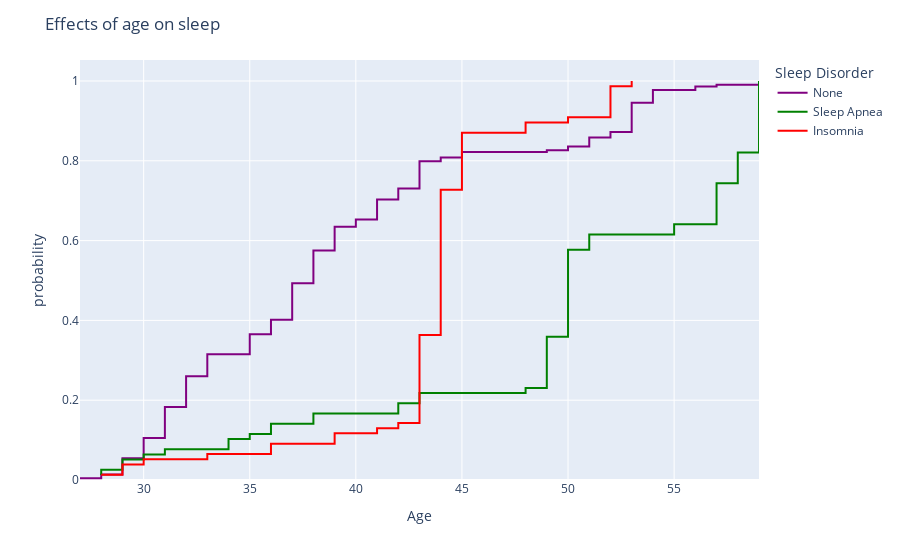

Source (notebook cell):
### Code cell
fig = px.ecdf(df, x='Age',
                color='Sleep Disorder',
                color_discrete_sequence=['purple', 'green', 'red'], hover_data=df.columns)

fig.update_layout(title='Effects of age on sleep')
fig.show()

### Figure 1 — Plotly figure (JSON) as saved in the notebook; plotly's stock layout.template omitted (floating-point values rounded to 4 significant figures; data arrays with more than 128 entries replaced by an {"elided": "..."} marker saying what was removed)
{"data": [{"customdata": {"elided": "219x12 mixed values"}, "hovertemplate": "Sleep Disorder=%{customdata[11]}<br>Age=%{x}<br>probability=%{y}<br>Person ID=%{customdata[0]}<br>Gender=%{customdata[1]}<br>Occupation=%{customdata[2]}<br>Sleep Duration=%{customdata[3]}<br>Quality of Sleep=%{customdata[4]}<br>Physical Activity Level=%{customdata[5]}<br>Stress Level=%{customdata[6]}<br>BMI Category=%{customdata[7]}<br>Blood Pressure=%{customdata[8]}<br>Heart Rate=%{customdata[9]}<br>Daily Steps=%{customdata[10]}<extra></extra>", "legendgroup": "None", "line": {"dash": "solid", "shape": "hv"}, "marker": {"color": "purple", "symbol": "circle"}, "mode": "lines", "name": "None", "orientation": "v", "showlegend": true, "type": "scatter", "x": {"elided": "219 int values"}, "xaxis": "x", "y": {"elided": "219 float values"}, "yaxis": "y"}, {"customdata": {"elided": "78x12 mixed values"}, "hovertemplate": "Sleep Disorder=%{customdata[11]}<br>Age=%{x}<br>probability=%{y}<br>Person ID=%{customdata[0]}<br>Gender=%{customdata[1]}<br>Occupation=%{customdata[2]}<br>Sleep Duration=%{customdata[3]}<br>Quality of Sleep=%{customdata[4]}<br>Physical Activity Level=%{customdata[5]}<br>Stress Level=%{customdata[6]}<br>BMI Category=%{customdata[7]}<br>Blood Pressure=%{customdata[8]}<br>Heart Rate=%{customdata[9]}<br>Daily Steps=%{customdata[10]}<extra></extra>", "legendgroup": "Sleep Apnea", "line": {"dash": "solid", "shape": "hv"}, "marker": {"color": "green", "symbol": "circle"}, "mode": "lines", "name": "Sleep Apnea", "orientation": "v", "showlegend": true, "type": "scatter", "x": [28, 28, 29, 29, 30, 31, 34, 34, 35, 36, 36, 38, 38, 42, 42, 43, 43, 48, 49, 49, 49, 49, 49, 49, 49, 49, 49, 49, 50, 50, 50, 50, 50, 50, 50, 50, 50, 50, 50, 50, 50, 50, 50, 50, 50, 51, 51, 51, 55, 55, 57, 57, 57, 57, 57, 57, 57, 57, 58, 58, 58, 58, 58, 58, 59, 59, 59, 59, 59, 59, 59, 59, 59, 59, 59, 59, 59, 59], "xaxis": "x", "y": [0.01282, 0.02564, 0.03846, 0.05128, 0.0641, 0.07692, 0.08974, 0.1026, 0.1154, 0.1282, 0.141, 0.1538, 0.1667, 0.1795, 0.1923, 0.2051, 0.2179, 0.2308, 0.2436, 0.2564, 0.2692, 0.2821, 0.2949, 0.3077, 0.3205, 0.3333, 0.3462, 0.359, 0.3718, 0.3846, 0.3974, 0.4103, 0.4231, 0.4359, 0.4487, 0.4615, 0.4744, 0.4872, 0.5, 0.5128, 0.5256, 0.5385, 0.5513, 0.5641, 0.5769, 0.5897, 0.6026, 0.6154, 0.6282, 0.641, 0.6538, 0.6667, 0.6795, 0.6923, 0.7051, 0.7179, 0.7308, 0.7436, 0.7564, 0.7692, 0.7821, 0.7949, 0.8077, 0.8205, 0.8333, 0.8462, 0.859, 0.8718, 0.8846, 0.8974, 0.9103, 0.9231, 0.9359, 0.9487, 0.9615, 0.9744, 0.9872, 1], "yaxis": "y"}, {"customdata": {"elided": "77x12 mixed values"}, "hovertemplate": "Sleep Disorder=%{customdata[11]}<br>Age=%{x}<br>probability=%{y}<br>Person ID=%{customdata[0]}<br>Gender=%{customdata[1]}<br>Occupation=%{customdata[2]}<br>Sleep Duration=%{customdata[3]}<br>Quality of Sleep=%{customdata[4]}<br>Physical Activity Level=%{customdata[5]}<br>Stress Level=%{customdata[6]}<br>BMI Category=%{customdata[7]}<br>Blood Pressure=%{customdata[8]}<br>Heart Rate=%{customdata[9]}<br>Daily Steps=%{customdata[10]}<extra></extra>", "legendgroup": "Insomnia", "line": {"dash": "solid", "shape": "hv"}, "marker": {"color": "red", "symbol": "circle"}, "mode": "lines", "name": "Insomnia", "orientation": "v", "showlegend": true, "type": "scatter", "x": [28, 29, 29, 30, 33, 36, 36, 39, 39, 41, 42, 43, 43, 43, 43, 43, 43, 43, 43, 43, 43, 43, 43, 43, 43, 43, 43, 43, 44, 44, 44, 44, 44, 44, 44, 44, 44, 44, 44, 44, 44, 44, 44, 44, 44, 44, 44, 44, 44, 44, 44, 44, 44, 44, 44, 44, 45, 45, 45, 45, 45, 45, 45, 45, 45, 45, 45, 48, 48, 50, 52, 52, 52, 52, 52, 52, 53], "xaxis": "x", "y": [0.01299, 0.02597, 0.03896, 0.05195, 0.06494, 0.07792, 0.09091, 0.1039, 0.1169, 0.1299, 0.1429, 0.1558, 0.1688, 0.1818, 0.1948, 0.2078, 0.2208, 0.2338, 0.2468, 0.2597, 0.2727, 0.2857, 0.2987, 0.3117, 0.3247, 0.3377, 0.3506, 0.3636, 0.3766, 0.3896, 0.4026, 0.4156, 0.4286, 0.4416, 0.4545, 0.4675, 0.4805, 0.4935, 0.5065, 0.5195, 0.5325, 0.5455, 0.5584, 0.5714, 0.5844, 0.5974, 0.6104, 0.6234, 0.6364, 0.6494, 0.6623, 0.6753, 0.6883, 0.7013, 0.7143, 0.7273, 0.7403, 0.7532, 0.7662, 0.7792, 0.7922, 0.8052, 0.8182, 0.8312, 0.8442, 0.8571, 0.8701, 0.8831, 0.8961, 0.9091, 0.9221, 0.9351, 0.9481, 0.961, 0.974, 0.987, 1], "yaxis": "y"}], "layout": {"legend": {"title": {"text": "Sleep Disorder"}, "tracegroupgap": 0}, "margin": {"t": 60}, "title": {"text": "Effects of age on sleep"}, "xaxis": {"anchor": "y", "domain": [0, 1], "title": {"text": "Age"}}, "yaxis": {"anchor": "x", "domain": [0, 1], "rangemode": "tozero", "title": {"text": "probability"}}}}
